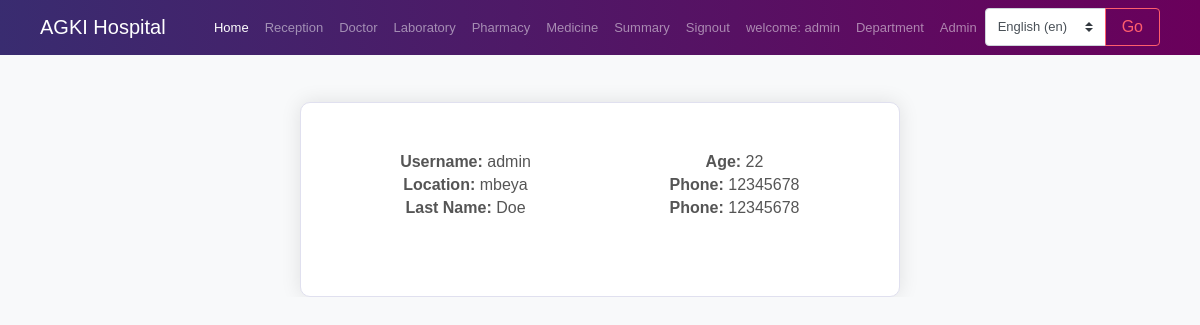
Screenshot of /profile/ (signed in) with the database file from the repository.
### app/models.py (models this page shows, shortened)
class CustomUser(AbstractUser):
    phone = models.CharField(max_length=15, null=True,blank=True)
    location = models.CharField(max_length=30, null=True, blank=True)
    department = models.ForeignKey(Department, on_delete=models.CASCADE, null=True,blank=True)
    reg_no = models.CharField(max_length=10, unique=True)
    age = models.IntegerField(null=True)
    image = models.ImageField(upload_to ='media/',blank=True,null=True)
    is_doctor = models.BooleanField(default=False)
    is_laboratorist = models.BooleanField(default=False)
    is_receptionist = models.BooleanField(default=False)
    is_pharmacist = models.BooleanField(default=False)
    is_patient = models.BooleanField(default=True)

### app/views.py (the view)
# urls.py: path('profile/', views.profile,name='profile'),
def profile(request):
    return render(request, 'app/profile.html')

### app/templates/app/profile.html (shortened to what this page needs)
{% extends 'app/base.html' %}
{% block content %}
{% load static %}
    <center><h2>PROFILE</h2></center>
<div class="container mt-5">
    <div class="card profile-card">
        <div class="profile-content text-center">
            <div class="profile-fields">
                <div class="profile-field">
                    <p><strong>Username:</strong> {{user.username}}</p>
                    <p><strong>Location:</strong> {{user.location}}</p>
                    <p><strong>Last Name:</strong> Doe</p>
                </div>
                <div class="profile-field">
                    <p><strong>Age:</strong> {{user.age}}</p>
                    <p><strong>Phone:</strong> {{user.phone}}</p>
                    <p><strong>Phone:</strong> {{user.phone}}</p>
                </div>
            </div>
            <div class="social-links mt-3">
                <a href="#"><i class="fab fa-twitter"></i></a>
                <a href="#"><i class="fab fa-linkedin"></i></a>
                <a href="#"><i class="fab fa-github"></i></a>
            </div>
        </div>
    </div>
</div>
{% endblock %}

### app/templates/app/base.html (shortened to what this page needs)
{% load static %}
{% load i18n %}
        <!DOCTYPE html>
        <html lang="en">
        <head>
          <link rel="stylesheet" href="{% static 'app/vendors/iconfonts/font-awesome/css/all.min.css' %}">
          <link rel="stylesheet" href="{% static 'app/vendors/css/vendor.bundle.base.css' %}">
          <link rel="stylesheet" href="{% static 'app/vendors/css/vendor.bundle.addons.css' %}">
          <link rel="stylesheet" href="{% static 'app/css/style.css' %}">
        </head>
        <body>
          <div class="container-scroller">
      <nav class="navbar navbar-expand-lg navbar-dark fixed-top custom-navbar">
        <div class="container">
            <a class="navbar-brand" href="{% url 'home' %}">AGKI Hospital</a>
            <div class="collapse navbar-collapse" id="navbarNav">
                <ul class="navbar-nav ml-auto">
                    <li class="nav-item active">
                        <a class="nav-link" href="{% url 'home' %}">{% trans "Home" %} <span class="sr-only">(current)</span></a>
                    </li>
                    {% if user.is_receptionist %}
                    <li class="nav-item">
                        <a class="nav-link" href="{% url 'patientList' %}">Reception</a>
                    </li>
                    {% endif %}
                    {% if user.is_doctor %}
                    <li class="nav-item">
                      <a class="nav-link" href="{% url 'patientList' %}">Doctor</a>
                    </li>
                    {% endif %}
                    {% if user.is_laboratorist %}
                    <li class="nav-item">
                      <a class="nav-link" href="{% url 'patientList' %}">Laboratory</a>
                    </li>
                    {% endif %}
                    {% if user.is_pharmacist %}
                    <li class="nav-item">
                      <a class="nav-link" href="{% url 'patientList' %}">Pharmacy</a>
                    </li>
                    <li class="nav-item">
                      <a class="nav-link" href="{% url 'medicine' %}">Medicine</a>
                    </li>
                    {% endif %}
                    {% if user.is_doctor %}
                    <li class="nav-item">
                      <a class="nav-link" href="{% url 'patient_count_per_period' %}">Summary</a>
                    </li>
                    {% endif %}
                    {% if user.is_authenticated %}
                    <li class="nav-item">
                      <a class="nav-link" href="{% url 'signout' %}">{% trans "Signout" %}</a>
                    </li>
                    <li class="nav-item">
                      <a class="nav-link" href="{% url 'profile' %}">{% trans "welcome" %}: {{user.username}}</a>
                    </li>
                    {% else %}
                    <li class="nav-item">
                      <a class="nav-link" href="{% url 'signin' %}">{% trans "Signin/up" %}</a>
                    </li>
                    {% endif %}
                    {% if user.is_superuser %}
                    <li class="nav-item">
                      <a class="nav-link" href="{% url 'department' %}">Department</a>
                    </li>
                    <li class="nav-item">
                      <a class="nav-link" href="/admin">Admin</a>
                    </li>
                    {% endif %}
                    <li class="nav-item">
                      <form class="form-inline" action="{% url 'set_language' %}" method="post">
                          <div class="input-group">
                              <select class="custom-select" name="language" id="languageSelect">
                                  {% get_available_languages as LANGUAGES %}
                                  {% get_language_info_list for LANGUAGES as languages %}
                                  {% for language in languages %}
                                      <option value="{{ language.code }}" {% if language.code == LANGUAGE_CODE %} selected {% endif %}>
                                          {{ language.name_local }} ({{ language.code }})
                                      </option>
                                  {% endfor %}
                              </select>
                              <div class="input-group-append">
                                  <button class="btn btn-outline-danger" type="submit">Go</button>
                              </div>
                          </div>
                      </form>
                  </li>
                </ul>
            </div>
        </div>
    </nav>
    <br>
                  {% block content%}
                  {% endblock %}
          </body>
        </html>

### app/templates/app/base.html (style rules this page uses)
.custom-navbar { background: linear-gradient(85deg, #392c70, #6a005b); }

### app/templates/app/profile.html (style rules this page uses)
body { background-color: #f8f9fa; }
.profile-card { max-width: 600px; margin: 0 auto; background-color: #ffffff; box-shadow: 0px 0px 20px 0px rgba(0, 0, 0, 0.1); border-radius: 10px; overflow: hidden; }
.profile-content { padding: 30px; }
.profile-content p { font-size: 16px; color: #555555; margin-bottom: 5px; }
.profile-fields { display: flex; flex-wrap: wrap; align-items: center; }
.profile-field { flex: 0 0 50%; padding: 10px; }

### rows the page displays
CustomUser: username "admin", location "mbeya", age "22", phone "12345678"

### other values shown
form field language "English (en)"
